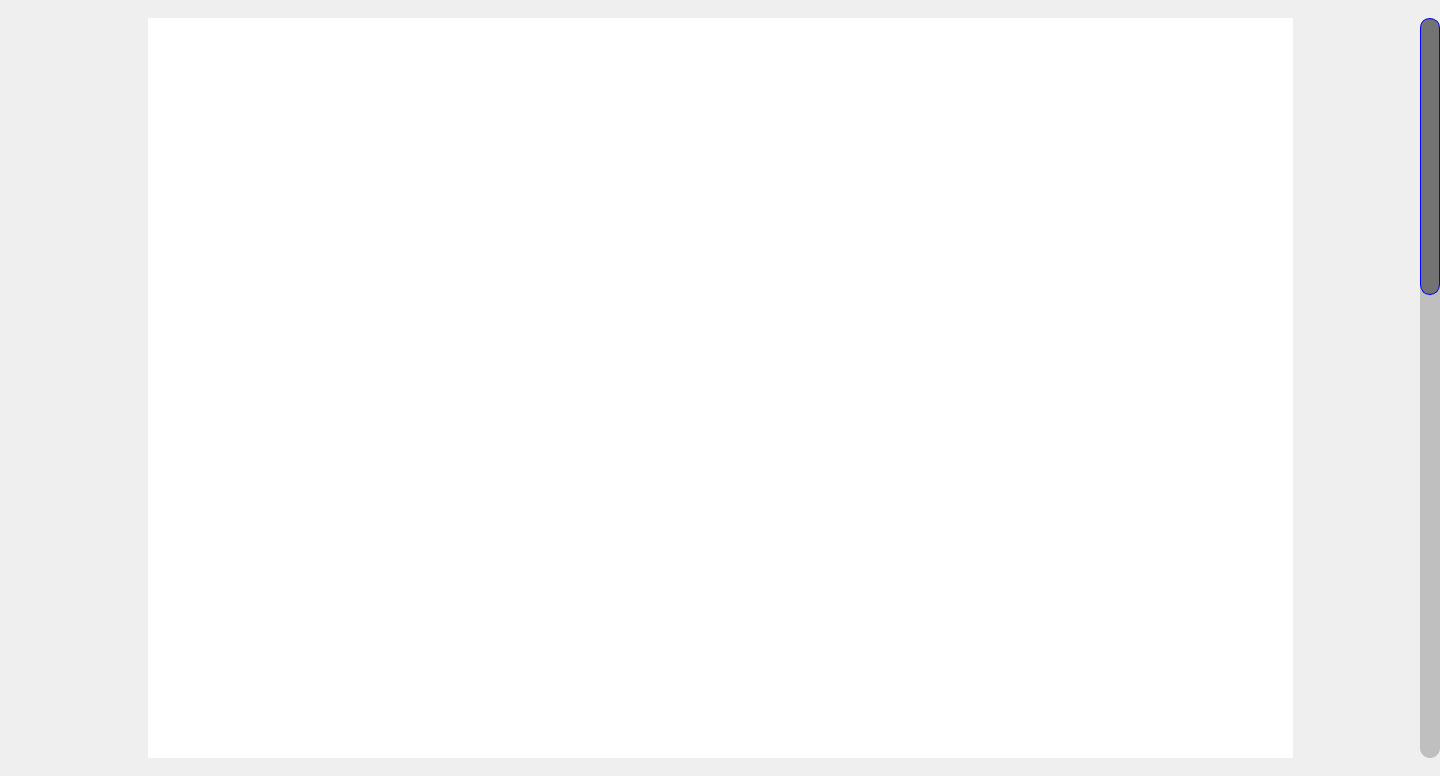
<?xml version="1.0" encoding="UTF-8"?>
<ui version="4.0">
 <class>selfCheck</class>
 <widget class="QWidget" name="selfCheck">
  <property name="geometry">
   <rect>
    <x>0</x>
    <y>0</y>
    <width>1440</width>
    <height>776</height>
   </rect>
  </property>
  <property name="windowTitle">
   <string>Form</string>
  </property>
  <widget class="QScrollBar" name="verticalScrollBar">
   <property name="geometry">
    <rect>
     <x>1420</x>
     <y>18</y>
     <width>20</width>
     <height>740</height>
    </rect>
   </property>
   <property name="cursor">
    <cursorShape>SizeVerCursor</cursorShape>
   </property>
   <property name="tabletTracking">
    <bool>false</bool>
   </property>
   <property name="contextMenuPolicy">
    <enum>Qt::NoContextMenu</enum>
   </property>
   <property name="styleSheet">
    <string notr="true">QScrollBar:vertical
{
    background:rgba(0,0,0,20%);
    margin:0px,0px,0px,0px;
    border-radius:10px;
}
QScrollBar::handle:vertical
{
    background:rgba(0,0,0,40%);
	min-height: 30px;
	max-height: 100px;
    border:1px solid blue;
    border-radius:10px;
}
QScrollBar::handle:vertical:hover
{
    background:rgba(0,0,0,60%);
    border:1px solid blue;
    border-radius:10px;
}

QScrollBar::add-line:vertical
{
    height:9px;width:8px;
    border-radius:10px;
    subcontrol-position:bottom;
}
QScrollBar::sub-line:vertical
{
    height:9px;width:8px;
    border-radius:10px;
    subcontrol-position:top;
}
</string>
   </property>
   <property name="maximum">
    <number>100</number>
   </property>
   <property name="singleStep">
    <number>1</number>
   </property>
   <property name="pageStep">
    <number>60</number>
   </property>
   <property name="orientation">
    <enum>Qt::Vertical</enum>
   </property>
   <property name="invertedAppearance">
    <bool>false</bool>
   </property>
   <property name="invertedControls">
    <bool>true</bool>
   </property>
  </widget>
  <widget class="QWidget" name="widget" native="true">
   <property name="geometry">
    <rect>
     <x>148</x>
     <y>18</y>
     <width>1145</width>
     <height>740</height>
    </rect>
   </property>
   <property name="styleSheet">
    <string notr="true">background-color: rgb(255, 255, 255);</string>
   </property>
  </widget>
 </widget>
 <resources/>
 <connections/>
</ui>
